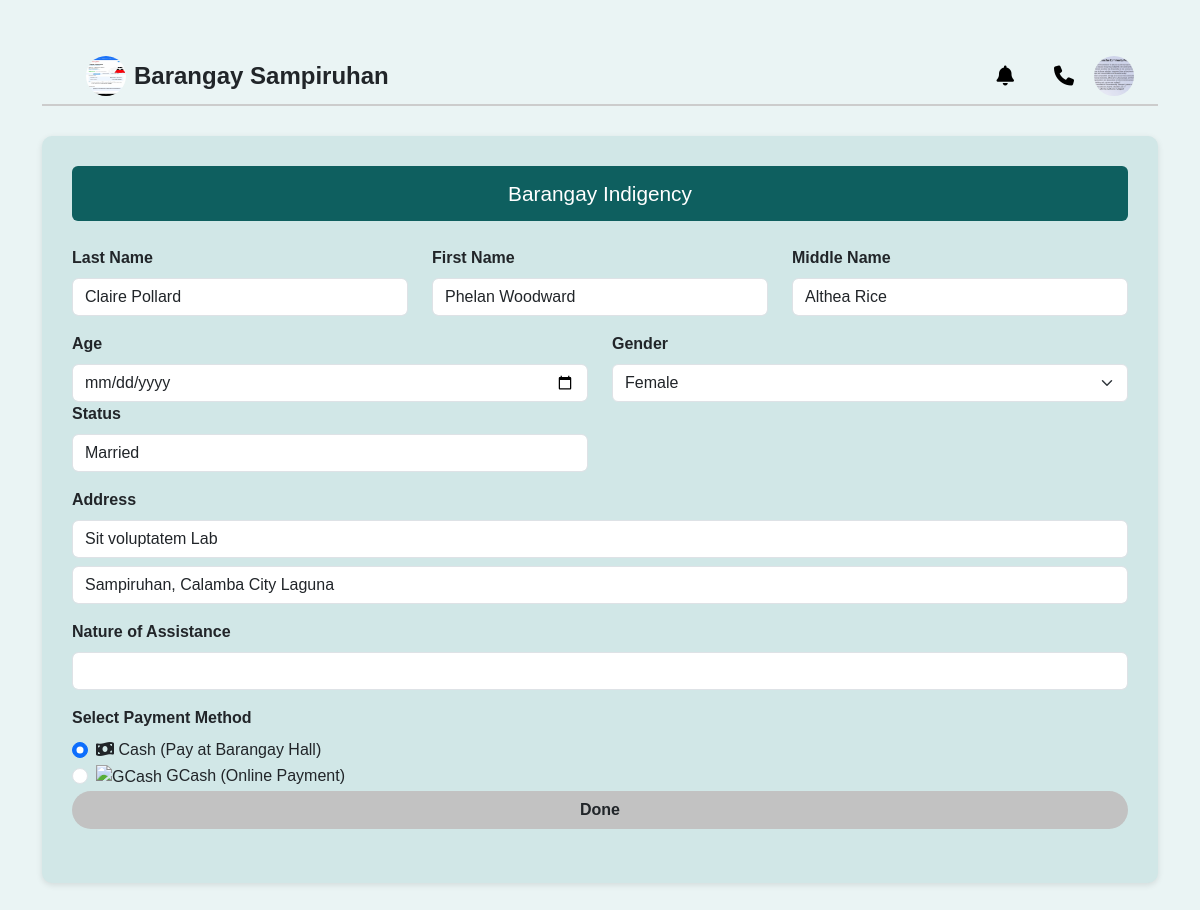
The page /indigency.php (signed in) on the database its author committed.
### tables this page shows
CREATE TABLE `users` (
  `id` int(11) NOT NULL,
  `email` varchar(100) DEFAULT NULL,
  `user_password` varchar(255) DEFAULT NULL,
  `f_name` varchar(50) DEFAULT NULL,
  `m_name` varchar(50) DEFAULT NULL,
  `l_name` varchar(50) DEFAULT NULL,
  `birthday` varchar(50) DEFAULT NULL,
  `contact` varchar(20) DEFAULT NULL,
  `marriage_status` varchar(20) DEFAULT NULL,
  `gender` varchar(20) DEFAULT NULL,
  `address` varchar(100) DEFAULT NULL,
  `picture` varchar(255) DEFAULT NULL
);

### indigency.php (the view, shortened to what this page needs)
<?php
require_once 'include/config.php';
$user_id = $_SESSION['user_id'];
$stmt = $pdo->prepare("SELECT f_name, l_name, m_name, birthday, marriage_status, gender, address, contact, email, picture FROM users WHERE id = ?");
$stmt->execute([$user_id]);
$user = $stmt->fetch(PDO::FETCH_ASSOC);
?>
<!DOCTYPE html>
<html lang="en">
<head>
    <link href="https://cdn.jsdelivr.net/npm/bootstrap@5.3.0/dist/css/bootstrap.min.css" rel="stylesheet">
    <link href="https://cdnjs.cloudflare.com/ajax/libs/font-awesome/6.5.0/css/all.min.css" rel="stylesheet">
</head>
<body>
    <div class="container my-5">
        <div class="top-bar d-flex justify-content-between align-items-center px-4 py-2">
            <div class="d-flex align-items-center">
                <a href="dashboard.php"><img src="include/uploads/1752672752_474043763_2836446049861869_694324624727446876_n.jpg" alt="Barangay Logo" width="40" height="40" class="rounded-circle me-2"></a>
                <span class="fw-bold" style="font-size: x-large;">Barangay Sampiruhan</span>
            </div>
            <div class="d-flex align-items-center">
                <a href="notifications.php" title="Notifications"><i class="fas fa-bell"></i></a>
                <a href="contact.php" title="Contact Us"><i class="fas fa-phone"></i></a>
                <div class="dropdown">
                    <a href="#" class="d-flex align-items-center" id="profileDropdown" data-bs-toggle="dropdown" aria-expanded="false">
                        <?php if (!empty($user['picture'])): ?>
                            <img src="include/<?php echo htmlspecialchars($user['picture']); ?>" alt="Profile Image" class="rounded-circle" width="40" height="40">
                        <?php else: ?>
                            <img src="assets/image/user-placeholder.png" alt="Profile Picture" class="rounded-circle" width="40" height="40">
                        <?php endif; ?>
                    </a>
                </div>
            </div>
        </div>
        <form action="include/submit_indigency.php" method="POST" enctype="multipart/form-data" class="form-section">
            <div class="form-title">Barangay Indigency</div>
            <div class="row mb-3">
                <div class="col-md-4">
                    <label class="form-label">Last Name</label>
                    <input type="text" class="form-control" name="last_name" required value="<?= htmlspecialchars($user['l_name']) ?>">
                </div>
                <div class="col-md-4">
                    <label class="form-label">First Name</label>
                    <input type="text" class="form-control" name="first_name" required value="<?= htmlspecialchars($user['f_name']) ?>">
                </div>
                <div class="col-md-4">
                    <label class="form-label">Middle Name</label>
                    <input type="text" class="form-control" name="middle_name" value="<?= htmlspecialchars($user['m_name']) ?>">
                </div>
            </div>
            <div class="row mb-3">
                <div class="col-md-6">
                    <label class="form-label">Age</label>
                    <input type="date" class="form-control" name="agequired value="">
                </div>
                <div class=" col-md-6">
                    <label class="form-label">Gender</label>
                    <select class="form-select" name="gender" required>
                        <option value="Female" <?= $user['gender'] === 'Female' ? 'selected' : '' ?>>Female</option>
                    </select>
                </div>
                <div class=" col-md-6">
                    <label class="form-label">Status</label>
                    <input type="text" class="form-control" name="status" value="<?= htmlspecialchars($user['marriage_status']) ?>">
                </div>
            </div>
            <div class="row mb-3">
                <label class="form-label">Address</label>
                <div class="col-md-12 mb-2">
                    <input type="text" class="form-control" name="house_no" placeholder="House / Building / Block & Lot No." value="<?= htmlspecialchars($user['address']) ?>">
                </div>
                <div class="col-12">
                    <input type="text" class="form-control" value="Sampiruhan, Calamba City Laguna" readonly>
                </div>
            </div>
            <div class="row mb-3">
                <div class="col-md-12">
                    <label class="form-label">Nature of Assistance</label>
                    <input type="text" class="form-control" name="purpose" required>
                </div>
            </div>
            <div class="mb-4">
                <label class="form-label">Select Payment Method</label>
                <div class="form-check">
                    <input class="form-check-input" type="radio" name="payment_method" id="cash" value="Cash" checked>
                    <label class="form-check-label" for="cash">
                        <i class="fas fa-money-bill-wave"></i> Cash (Pay at Barangay Hall)
                    </label>
                </div>
                <div class="form-check">
                    <input class="form-check-input" type="radio" name="payment_method" id="gcash" value="GCash">
                    <label class="form-check-label" for="gcash">
                        <img src="assets/image/gcash.png" alt="GCash" style="height: 24px;"> GCash (Online Payment)
                    </label>
                </div>
                <button type="submit" class="btn btn-submit">Done</button>
        </form>
    </div>
</body>
</html>

### indigency.php (style rules this page uses)
body { background-color: #eaf4f4; font-family: Arial, sans-serif; }
.top-bar { display: flex; justify-content: flex-end; align-items: center; padding: 10px 20px; border-bottom: 2px solid #ccc; }
.top-bar a, .top-bar i { font-size: 20px; margin-left: 20px; color: black; text-decoration: none; }
.dropdown img { width: 40px; height: 40px; object-fit: cover; }
.form-section { background-color: #d1e7e7; border-radius: 10px; padding: 30px; margin-top: 30px; box-shadow: 0 2px 6px rgba(0, 0, 0, 0.1); }
.form-title { background-color: #0e5f5f; color: white; padding: 12px; text-align: center; font-size: 1.3rem; border-radius: 6px; margin-bottom: 25px; }
.form-label { font-weight: bold; }
.form-control, .form-select { border-radius: 6px; }
.btn-submit { width: 100%; background-color: #c2c2c2; font-weight: bold; border-radius: 20px; }

### rows shown on the page
users: picture (picture), last_name "Claire Pollard", first_name "Phelan Woodward", middle_name "Althea Rice", gender "Female", status "Married", house_no "Sit voluptatem Lab"
